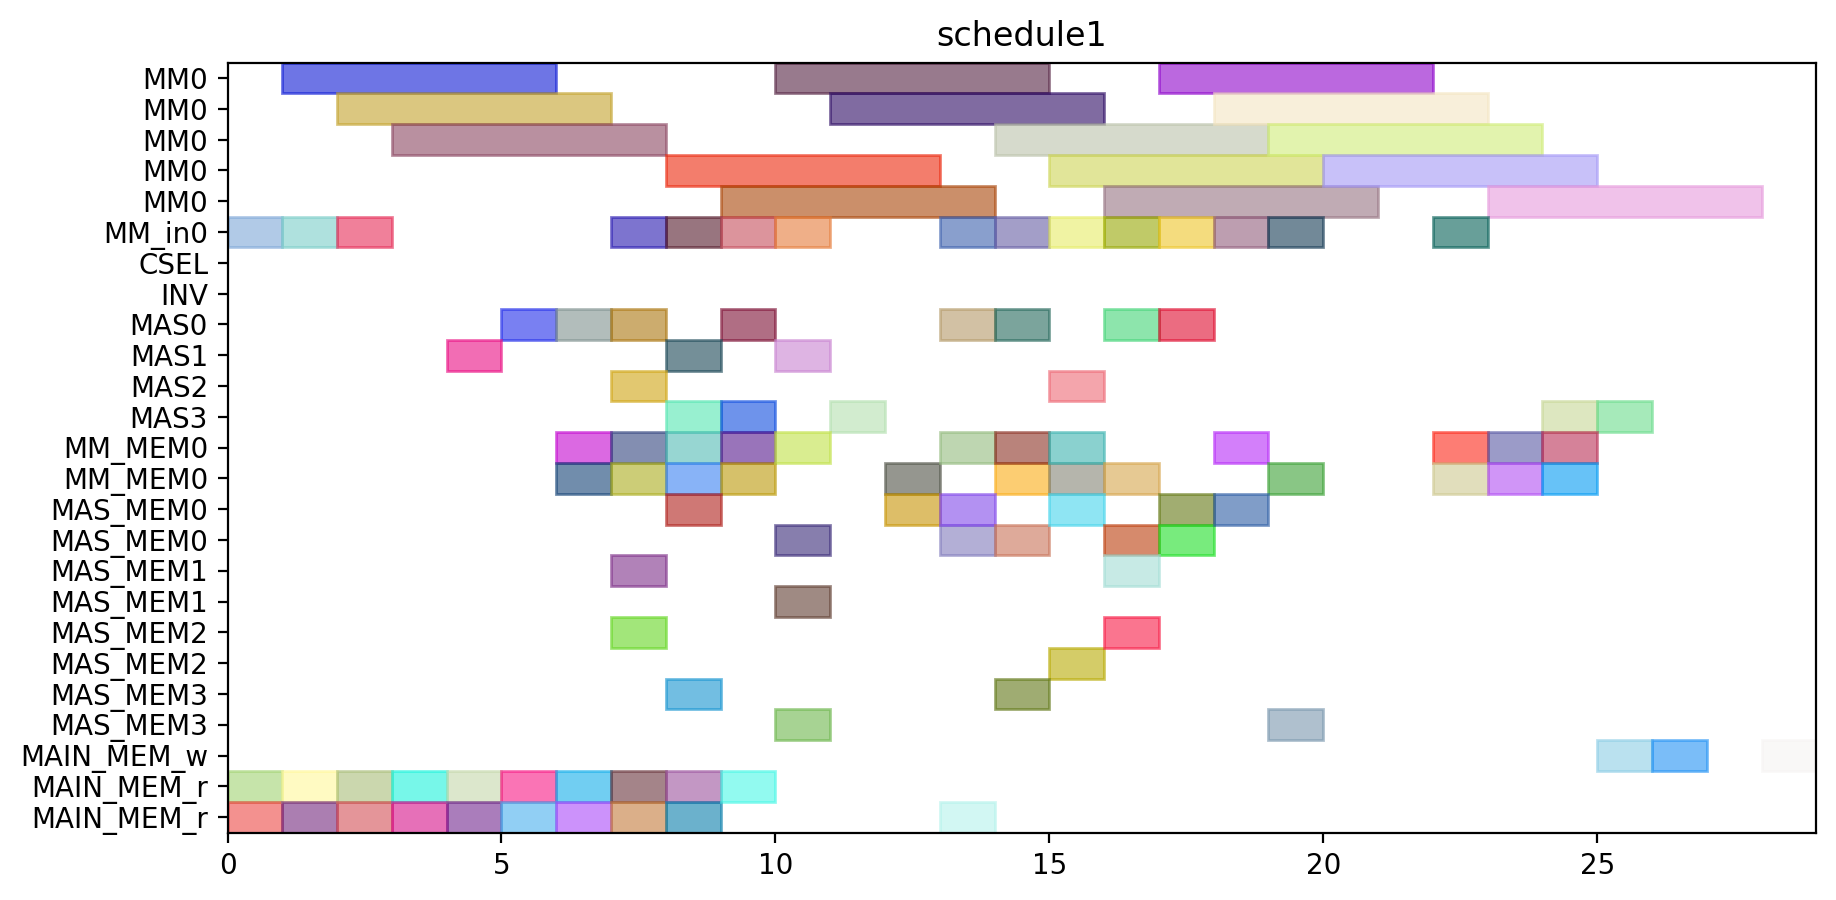

The script that drew this image:
from pyschedule import Scenario, solvers, plotters, alt


def solve():
	horizon = 100
	S = Scenario("schedule1", horizon=horizon)

	# resource
	MM = S.Resources('MM', num=1, size=5)
	MM_in = S.Resources('MM_in', num=1)
	CSEL = S.Resource('CSEL')
	INV = S.Resource('INV')
	MAS = S.Resources('MAS', num=4, size=1, periods=range(1, horizon))
	MM_MEM = S.Resources('MM_MEM', num=1, size=2)
	MAS_MEM = S.Resources('MAS_MEM', num=4, size=2)
	MAIN_MEM_w = S.Resource('MAIN_MEM_w', size=1)
	MAIN_MEM_r = S.Resource('MAIN_MEM_r', size=2)

	# result of previous scheduling
	t2_in = S.Task('t2_in', length=1, delay_cost=1)
	S += t2_in >= 0
	t2_in += MM_in[0]

	t2_mem0 = S.Task('t2_mem0', length=1, delay_cost=1)
	S += t2_mem0 >= 0
	t2_mem0 += MAIN_MEM_r

	t2_mem1 = S.Task('t2_mem1', length=1, delay_cost=1)
	S += t2_mem1 >= 0
	t2_mem1 += MAIN_MEM_r

	t0_in = S.Task('t0_in', length=1, delay_cost=1)
	S += t0_in >= 1
	t0_in += MM_in[0]

	t0_mem0 = S.Task('t0_mem0', length=1, delay_cost=1)
	S += t0_mem0 >= 1
	t0_mem0 += MAIN_MEM_r

	t0_mem1 = S.Task('t0_mem1', length=1, delay_cost=1)
	S += t0_mem1 >= 1
	t0_mem1 += MAIN_MEM_r

	t2 = S.Task('t2', length=5, delay_cost=1)
	S += t2 >= 1
	t2 += MM[0]

	t0 = S.Task('t0', length=5, delay_cost=1)
	S += t0 >= 2
	t0 += MM[0]

	t1_in = S.Task('t1_in', length=1, delay_cost=1)
	S += t1_in >= 2
	t1_in += MM_in[0]

	t1_mem0 = S.Task('t1_mem0', length=1, delay_cost=1)
	S += t1_mem0 >= 2
	t1_mem0 += MAIN_MEM_r

	t1_mem1 = S.Task('t1_mem1', length=1, delay_cost=1)
	S += t1_mem1 >= 2
	t1_mem1 += MAIN_MEM_r

	t1 = S.Task('t1', length=5, delay_cost=1)
	S += t1 >= 3
	t1 += MM[0]

	t14_mem0 = S.Task('t14_mem0', length=1, delay_cost=1)
	S += t14_mem0 >= 3
	t14_mem0 += MAIN_MEM_r

	t14_mem1 = S.Task('t14_mem1', length=1, delay_cost=1)
	S += t14_mem1 >= 3
	t14_mem1 += MAIN_MEM_r

	t14 = S.Task('t14', length=1, delay_cost=1)
	S += t14 >= 4
	t14 += MAS[1]

	t3_mem0 = S.Task('t3_mem0', length=1, delay_cost=1)
	S += t3_mem0 >= 4
	t3_mem0 += MAIN_MEM_r

	t3_mem1 = S.Task('t3_mem1', length=1, delay_cost=1)
	S += t3_mem1 >= 4
	t3_mem1 += MAIN_MEM_r

	t3 = S.Task('t3', length=1, delay_cost=1)
	S += t3 >= 5
	t3 += MAS[0]

	t8_mem0 = S.Task('t8_mem0', length=1, delay_cost=1)
	S += t8_mem0 >= 5
	t8_mem0 += MAIN_MEM_r

	t8_mem1 = S.Task('t8_mem1', length=1, delay_cost=1)
	S += t8_mem1 >= 5
	t8_mem1 += MAIN_MEM_r

	t13_mem0 = S.Task('t13_mem0', length=1, delay_cost=1)
	S += t13_mem0 >= 6
	t13_mem0 += MAIN_MEM_r

	t13_mem1 = S.Task('t13_mem1', length=1, delay_cost=1)
	S += t13_mem1 >= 6
	t13_mem1 += MAIN_MEM_r

	t8 = S.Task('t8', length=1, delay_cost=1)
	S += t8 >= 6
	t8 += MAS[0]

	t13 = S.Task('t13', length=1, delay_cost=1)
	S += t13 >= 7
	t13 += MAS[2]

	t4_mem0 = S.Task('t4_mem0', length=1, delay_cost=1)
	S += t4_mem0 >= 7
	t4_mem0 += MAIN_MEM_r

	t4_mem1 = S.Task('t4_mem1', length=1, delay_cost=1)
	S += t4_mem1 >= 7
	t4_mem1 += MAIN_MEM_r

	t4 = S.Task('t4', length=1, delay_cost=1)
	S += t4 >= 8
	t4 += MAS[3]

	t9_mem0 = S.Task('t9_mem0', length=1, delay_cost=1)
	S += t9_mem0 >= 8
	t9_mem0 += MAIN_MEM_r

	t9_mem1 = S.Task('t9_mem1', length=1, delay_cost=1)
	S += t9_mem1 >= 8
	t9_mem1 += MAIN_MEM_r

	t9 = S.Task('t9', length=1, delay_cost=1)
	S += t9 >= 9
	t9 += MAS[3]


	# new tasks
	t5_in = S.Task('t5_in', length=1, delay_cost=1)
	t5_in += alt(MM_in)
	t5 = S.Task('t5', length=5, delay_cost=1)
	t5 += alt(MM)
	S += t5>=t5_in

	t5_mem0 = S.Task('t5_mem0', length=1, delay_cost=1)
	t5_mem0 += MAS_MEM[0]
	S += 5 < t5_mem0
	S += t5_mem0 <= t5

	t5_mem1 = S.Task('t5_mem1', length=1, delay_cost=1)
	t5_mem1 += MAS_MEM[3]
	S += 8 < t5_mem1
	S += t5_mem1 <= t5

	t6 = S.Task('t6', length=1, delay_cost=1)
	t6 += alt(MAS)

	t6_mem0 = S.Task('t6_mem0', length=1, delay_cost=1)
	t6_mem0 += MM_MEM[0]
	S += 6 < t6_mem0
	S += t6_mem0 <= t6

	t6_mem1 = S.Task('t6_mem1', length=1, delay_cost=1)
	t6_mem1 += MM_MEM[0]
	S += 7 < t6_mem1
	S += t6_mem1 <= t6

	t10_in = S.Task('t10_in', length=1, delay_cost=1)
	t10_in += alt(MM_in)
	t10 = S.Task('t10', length=5, delay_cost=1)
	t10 += alt(MM)
	S += t10>=t10_in

	t10_mem0 = S.Task('t10_mem0', length=1, delay_cost=1)
	t10_mem0 += MAS_MEM[0]
	S += 6 < t10_mem0
	S += t10_mem0 <= t10

	t10_mem1 = S.Task('t10_mem1', length=1, delay_cost=1)
	t10_mem1 += MAS_MEM[3]
	S += 9 < t10_mem1
	S += t10_mem1 <= t10

	t11 = S.Task('t11', length=1, delay_cost=1)
	t11 += alt(MAS)

	t11_mem0 = S.Task('t11_mem0', length=1, delay_cost=1)
	t11_mem0 += MM_MEM[0]
	S += 7 < t11_mem0
	S += t11_mem0 <= t11

	t11_mem1 = S.Task('t11_mem1', length=1, delay_cost=1)
	t11_mem1 += MM_MEM[0]
	S += 5 < t11_mem1
	S += t11_mem1 <= t11

	t15_in = S.Task('t15_in', length=1, delay_cost=1)
	t15_in += alt(MM_in)
	t15 = S.Task('t15', length=5, delay_cost=1)
	t15 += alt(MM)
	S += t15>=t15_in

	t15_mem0 = S.Task('t15_mem0', length=1, delay_cost=1)
	t15_mem0 += MAS_MEM[2]
	S += 7 < t15_mem0
	S += t15_mem0 <= t15

	t15_mem1 = S.Task('t15_mem1', length=1, delay_cost=1)
	t15_mem1 += MAS_MEM[1]
	S += 4 < t15_mem1
	S += t15_mem1 <= t15

	t16 = S.Task('t16', length=1, delay_cost=1)
	t16 += alt(MAS)

	t16_mem0 = S.Task('t16_mem0', length=1, delay_cost=1)
	t16_mem0 += MM_MEM[0]
	S += 6 < t16_mem0
	S += t16_mem0 <= t16

	t16_mem1 = S.Task('t16_mem1', length=1, delay_cost=1)
	t16_mem1 += MM_MEM[0]
	S += 5 < t16_mem1
	S += t16_mem1 <= t16

	t18 = S.Task('t18', length=1, delay_cost=1)
	t18 += alt(MAS)

	t18_mem0 = S.Task('t18_mem0', length=1, delay_cost=1)
	t18_mem0 += MM_MEM[0]
	S += 6 < t18_mem0
	S += t18_mem0 <= t18

	t20_in = S.Task('t20_in', length=1, delay_cost=1)
	t20_in += alt(MM_in)
	t20 = S.Task('t20', length=5, delay_cost=1)
	t20 += alt(MM)
	S += t20>=t20_in

	t20_mem0 = S.Task('t20_mem0', length=1, delay_cost=1)
	t20_mem0 += MM_MEM[0]
	S += 5 < t20_mem0
	S += t20_mem0 <= t20

	t20_mem1 = S.Task('t20_mem1', length=1, delay_cost=1)
	t20_mem1 += MAIN_MEM_r
	S += t20_mem1 <= t20

	t7 = S.Task('t7', length=1, delay_cost=1)
	t7 += alt(MAS)

	t7_mem0 = S.Task('t7_mem0', length=1, delay_cost=1)
	t7_mem0 += alt(MM_MEM)
	S += (t5*MM[0])-1 < t7_mem0*MM_MEM[0]
	S += t7_mem0 <= t7

	t7_mem1 = S.Task('t7_mem1', length=1, delay_cost=1)
	t7_mem1 += alt(MAS_MEM)
	S += (t6*MAS[0])-1 < t7_mem1*MAS_MEM[0]
	S += (t6*MAS[1])-1 < t7_mem1*MAS_MEM[1]
	S += (t6*MAS[2])-1 < t7_mem1*MAS_MEM[2]
	S += (t6*MAS[3])-1 < t7_mem1*MAS_MEM[3]
	S += t7_mem1 <= t7

	t12 = S.Task('t12', length=1, delay_cost=1)
	t12 += alt(MAS)

	t12_mem0 = S.Task('t12_mem0', length=1, delay_cost=1)
	t12_mem0 += alt(MM_MEM)
	S += (t10*MM[0])-1 < t12_mem0*MM_MEM[0]
	S += t12_mem0 <= t12

	t12_mem1 = S.Task('t12_mem1', length=1, delay_cost=1)
	t12_mem1 += alt(MAS_MEM)
	S += (t11*MAS[0])-1 < t12_mem1*MAS_MEM[0]
	S += (t11*MAS[1])-1 < t12_mem1*MAS_MEM[1]
	S += (t11*MAS[2])-1 < t12_mem1*MAS_MEM[2]
	S += (t11*MAS[3])-1 < t12_mem1*MAS_MEM[3]
	S += t12_mem1 <= t12

	t17 = S.Task('t17', length=1, delay_cost=1)
	t17 += alt(MAS)

	t17_mem0 = S.Task('t17_mem0', length=1, delay_cost=1)
	t17_mem0 += alt(MM_MEM)
	S += (t15*MM[0])-1 < t17_mem0*MM_MEM[0]
	S += t17_mem0 <= t17

	t17_mem1 = S.Task('t17_mem1', length=1, delay_cost=1)
	t17_mem1 += alt(MAS_MEM)
	S += (t16*MAS[0])-1 < t17_mem1*MAS_MEM[0]
	S += (t16*MAS[1])-1 < t17_mem1*MAS_MEM[1]
	S += (t16*MAS[2])-1 < t17_mem1*MAS_MEM[2]
	S += (t16*MAS[3])-1 < t17_mem1*MAS_MEM[3]
	S += t17_mem1 <= t17

	t19 = S.Task('t19', length=1, delay_cost=1)
	t19 += alt(MAS)

	t19_mem0 = S.Task('t19_mem0', length=1, delay_cost=1)
	t19_mem0 += MM_MEM[0]
	S += 6 < t19_mem0
	S += t19_mem0 <= t19

	t19_mem1 = S.Task('t19_mem1', length=1, delay_cost=1)
	t19_mem1 += alt(MAS_MEM)
	S += (t18*MAS[0])-1 < t19_mem1*MAS_MEM[0]
	S += (t18*MAS[1])-1 < t19_mem1*MAS_MEM[1]
	S += (t18*MAS[2])-1 < t19_mem1*MAS_MEM[2]
	S += (t18*MAS[3])-1 < t19_mem1*MAS_MEM[3]
	S += t19_mem1 <= t19

	t21 = S.Task('t21', length=1, delay_cost=1)
	t21 += alt(MAS)

	t21_mem0 = S.Task('t21_mem0', length=1, delay_cost=1)
	t21_mem0 += MM_MEM[0]
	S += 7 < t21_mem0
	S += t21_mem0 <= t21

	t21_mem1 = S.Task('t21_mem1', length=1, delay_cost=1)
	t21_mem1 += alt(MM_MEM)
	S += (t20*MM[0])-1 < t21_mem1*MM_MEM[0]
	S += t21_mem1 <= t21

	t22 = S.Task('t22', length=1, delay_cost=1)
	t22 += alt(MAS)

	t22_mem0 = S.Task('t22_mem0', length=1, delay_cost=1)
	t22_mem0 += MM_MEM[0]
	S += 7 < t22_mem0
	S += t22_mem0 <= t22

	t22_mem1 = S.Task('t22_mem1', length=1, delay_cost=1)
	t22_mem1 += alt(MM_MEM)
	S += (t20*MM[0])-1 < t22_mem1*MM_MEM[0]
	S += t22_mem1 <= t22

	t23_in = S.Task('t23_in', length=1, delay_cost=1)
	t23_in += alt(MM_in)
	t23 = S.Task('t23', length=5, delay_cost=1)
	t23 += alt(MM)
	S += t23>=t23_in

	t23_mem0 = S.Task('t23_mem0', length=1, delay_cost=1)
	t23_mem0 += alt(MAS_MEM)
	S += (t17*MAS[0])-1 < t23_mem0*MAS_MEM[0]
	S += (t17*MAS[1])-1 < t23_mem0*MAS_MEM[1]
	S += (t17*MAS[2])-1 < t23_mem0*MAS_MEM[2]
	S += (t17*MAS[3])-1 < t23_mem0*MAS_MEM[3]
	S += t23_mem0 <= t23

	t23_mem1 = S.Task('t23_mem1', length=1, delay_cost=1)
	t23_mem1 += MAIN_MEM_r
	S += t23_mem1 <= t23

	t25_in = S.Task('t25_in', length=1, delay_cost=1)
	t25_in += alt(MM_in)
	t25 = S.Task('t25', length=5, delay_cost=1)
	t25 += alt(MM)
	S += t25>=t25_in

	t25_mem0 = S.Task('t25_mem0', length=1, delay_cost=1)
	t25_mem0 += alt(MAS_MEM)
	S += (t7*MAS[0])-1 < t25_mem0*MAS_MEM[0]
	S += (t7*MAS[1])-1 < t25_mem0*MAS_MEM[1]
	S += (t7*MAS[2])-1 < t25_mem0*MAS_MEM[2]
	S += (t7*MAS[3])-1 < t25_mem0*MAS_MEM[3]
	S += t25_mem0 <= t25

	t25_mem1 = S.Task('t25_mem1', length=1, delay_cost=1)
	t25_mem1 += alt(MAS_MEM)
	S += (t22*MAS[0])-1 < t25_mem1*MAS_MEM[0]
	S += (t22*MAS[1])-1 < t25_mem1*MAS_MEM[1]
	S += (t22*MAS[2])-1 < t25_mem1*MAS_MEM[2]
	S += (t22*MAS[3])-1 < t25_mem1*MAS_MEM[3]
	S += t25_mem1 <= t25

	t27_in = S.Task('t27_in', length=1, delay_cost=1)
	t27_in += alt(MM_in)
	t27 = S.Task('t27', length=5, delay_cost=1)
	t27 += alt(MM)
	S += t27>=t27_in

	t27_mem0 = S.Task('t27_mem0', length=1, delay_cost=1)
	t27_mem0 += alt(MAS_MEM)
	S += (t22*MAS[0])-1 < t27_mem0*MAS_MEM[0]
	S += (t22*MAS[1])-1 < t27_mem0*MAS_MEM[1]
	S += (t22*MAS[2])-1 < t27_mem0*MAS_MEM[2]
	S += (t22*MAS[3])-1 < t27_mem0*MAS_MEM[3]
	S += t27_mem0 <= t27

	t27_mem1 = S.Task('t27_mem1', length=1, delay_cost=1)
	t27_mem1 += alt(MAS_MEM)
	S += (t21*MAS[0])-1 < t27_mem1*MAS_MEM[0]
	S += (t21*MAS[1])-1 < t27_mem1*MAS_MEM[1]
	S += (t21*MAS[2])-1 < t27_mem1*MAS_MEM[2]
	S += (t21*MAS[3])-1 < t27_mem1*MAS_MEM[3]
	S += t27_mem1 <= t27

	t28_in = S.Task('t28_in', length=1, delay_cost=1)
	t28_in += alt(MM_in)
	t28 = S.Task('t28', length=5, delay_cost=1)
	t28 += alt(MM)
	S += t28>=t28_in

	t28_mem0 = S.Task('t28_mem0', length=1, delay_cost=1)
	t28_mem0 += alt(MAS_MEM)
	S += (t19*MAS[0])-1 < t28_mem0*MAS_MEM[0]
	S += (t19*MAS[1])-1 < t28_mem0*MAS_MEM[1]
	S += (t19*MAS[2])-1 < t28_mem0*MAS_MEM[2]
	S += (t19*MAS[3])-1 < t28_mem0*MAS_MEM[3]
	S += t28_mem0 <= t28

	t28_mem1 = S.Task('t28_mem1', length=1, delay_cost=1)
	t28_mem1 += alt(MAS_MEM)
	S += (t7*MAS[0])-1 < t28_mem1*MAS_MEM[0]
	S += (t7*MAS[1])-1 < t28_mem1*MAS_MEM[1]
	S += (t7*MAS[2])-1 < t28_mem1*MAS_MEM[2]
	S += (t7*MAS[3])-1 < t28_mem1*MAS_MEM[3]
	S += t28_mem1 <= t28

	t29_in = S.Task('t29_in', length=1, delay_cost=1)
	t29_in += alt(MM_in)
	t29 = S.Task('t29', length=5, delay_cost=1)
	t29 += alt(MM)
	S += t29>=t29_in

	t29_mem0 = S.Task('t29_mem0', length=1, delay_cost=1)
	t29_mem0 += alt(MAS_MEM)
	S += (t21*MAS[0])-1 < t29_mem0*MAS_MEM[0]
	S += (t21*MAS[1])-1 < t29_mem0*MAS_MEM[1]
	S += (t21*MAS[2])-1 < t29_mem0*MAS_MEM[2]
	S += (t21*MAS[3])-1 < t29_mem0*MAS_MEM[3]
	S += t29_mem0 <= t29

	t29_mem1 = S.Task('t29_mem1', length=1, delay_cost=1)
	t29_mem1 += alt(MAS_MEM)
	S += (t12*MAS[0])-1 < t29_mem1*MAS_MEM[0]
	S += (t12*MAS[1])-1 < t29_mem1*MAS_MEM[1]
	S += (t12*MAS[2])-1 < t29_mem1*MAS_MEM[2]
	S += (t12*MAS[3])-1 < t29_mem1*MAS_MEM[3]
	S += t29_mem1 <= t29

	t24_in = S.Task('t24_in', length=1, delay_cost=1)
	t24_in += alt(MM_in)
	t24 = S.Task('t24', length=5, delay_cost=1)
	t24 += alt(MM)
	S += t24>=t24_in

	t24_mem0 = S.Task('t24_mem0', length=1, delay_cost=1)
	t24_mem0 += alt(MAS_MEM)
	S += (t12*MAS[0])-1 < t24_mem0*MAS_MEM[0]
	S += (t12*MAS[1])-1 < t24_mem0*MAS_MEM[1]
	S += (t12*MAS[2])-1 < t24_mem0*MAS_MEM[2]
	S += (t12*MAS[3])-1 < t24_mem0*MAS_MEM[3]
	S += t24_mem0 <= t24

	t24_mem1 = S.Task('t24_mem1', length=1, delay_cost=1)
	t24_mem1 += alt(MM_MEM)
	S += (t23*MM[0])-1 < t24_mem1*MM_MEM[0]
	S += t24_mem1 <= t24

	t26_in = S.Task('t26_in', length=1, delay_cost=1)
	t26_in += alt(MM_in)
	t26 = S.Task('t26', length=5, delay_cost=1)
	t26 += alt(MM)
	S += t26>=t26_in

	t26_mem0 = S.Task('t26_mem0', length=1, delay_cost=1)
	t26_mem0 += alt(MAS_MEM)
	S += (t19*MAS[0])-1 < t26_mem0*MAS_MEM[0]
	S += (t19*MAS[1])-1 < t26_mem0*MAS_MEM[1]
	S += (t19*MAS[2])-1 < t26_mem0*MAS_MEM[2]
	S += (t19*MAS[3])-1 < t26_mem0*MAS_MEM[3]
	S += t26_mem0 <= t26

	t26_mem1 = S.Task('t26_mem1', length=1, delay_cost=1)
	t26_mem1 += alt(MM_MEM)
	S += (t23*MM[0])-1 < t26_mem1*MM_MEM[0]
	S += t26_mem1 <= t26

	PZ_new_in = S.Task('PZ_new_in', length=1, delay_cost=1)
	PZ_new_in += alt(MM_in)
	PZ_new = S.Task('PZ_new', length=5, delay_cost=1)
	PZ_new += alt(MM)
	S += PZ_new>=PZ_new_in

	S += 0<PZ_new

	PZ_new_w = S.Task('PZ_new_w', length=1, delay_cost=1)
	PZ_new_w += alt(MAIN_MEM_w)
	S += PZ_new <= PZ_new_w

	PZ_new_mem0 = S.Task('PZ_new_mem0', length=1, delay_cost=1)
	PZ_new_mem0 += alt(MM_MEM)
	S += (t29*MM[0])-1 < PZ_new_mem0*MM_MEM[0]
	S += PZ_new_mem0 <= PZ_new

	PZ_new_mem1 = S.Task('PZ_new_mem1', length=1, delay_cost=1)
	PZ_new_mem1 += alt(MM_MEM)
	S += (t28*MM[0])-1 < PZ_new_mem1*MM_MEM[0]
	S += PZ_new_mem1 <= PZ_new

	PX_new = S.Task('PX_new', length=1, delay_cost=1)
	PX_new += alt(MAS)

	S += 0<PX_new

	PX_new_w = S.Task('PX_new_w', length=1, delay_cost=1)
	PX_new_w += alt(MAIN_MEM_w)
	S += PX_new <= PX_new_w

	PX_new_mem0 = S.Task('PX_new_mem0', length=1, delay_cost=1)
	PX_new_mem0 += alt(MM_MEM)
	S += (t25*MM[0])-1 < PX_new_mem0*MM_MEM[0]
	S += PX_new_mem0 <= PX_new

	PX_new_mem1 = S.Task('PX_new_mem1', length=1, delay_cost=1)
	PX_new_mem1 += alt(MM_MEM)
	S += (t24*MM[0])-1 < PX_new_mem1*MM_MEM[0]
	S += PX_new_mem1 <= PX_new

	PY_new = S.Task('PY_new', length=1, delay_cost=1)
	PY_new += alt(MAS)

	S += 0<PY_new

	PY_new_w = S.Task('PY_new_w', length=1, delay_cost=1)
	PY_new_w += alt(MAIN_MEM_w)
	S += PY_new <= PY_new_w

	PY_new_mem0 = S.Task('PY_new_mem0', length=1, delay_cost=1)
	PY_new_mem0 += alt(MM_MEM)
	S += (t27*MM[0])-1 < PY_new_mem0*MM_MEM[0]
	S += PY_new_mem0 <= PY_new

	PY_new_mem1 = S.Task('PY_new_mem1', length=1, delay_cost=1)
	PY_new_mem1 += alt(MM_MEM)
	S += (t26*MM[0])-1 < PY_new_mem1*MM_MEM[0]
	S += PY_new_mem1 <= PY_new

	solvers.mip.solve(S,msg=1,kind='CPLEX',ratio_gap=1.01)

	solution = [['hoge']*len(S.solution()[1]) for i in range(len(S.solution()))]
	for i in range(len(S.solution())):
		for j in range(len(S.solution()[i])):
			solution[i][j]=str(S.solution()[i][j])
	print(solution)

	cycles = int(solution[-1][3])

	pic_file_name = "/home/mfukuda/ABE/python/multiRAM_multiMAS/scheduling_result/stage5MM1_stage1MAS4/EP_ADD_A_0/schedule1.png"
	if(S.solution() != []):
		plotters.matplotlib.plot(S,img_filename=pic_file_name, show_task_labels=False, fig_size=(cycles*0.25+3, 5))

	return solution
